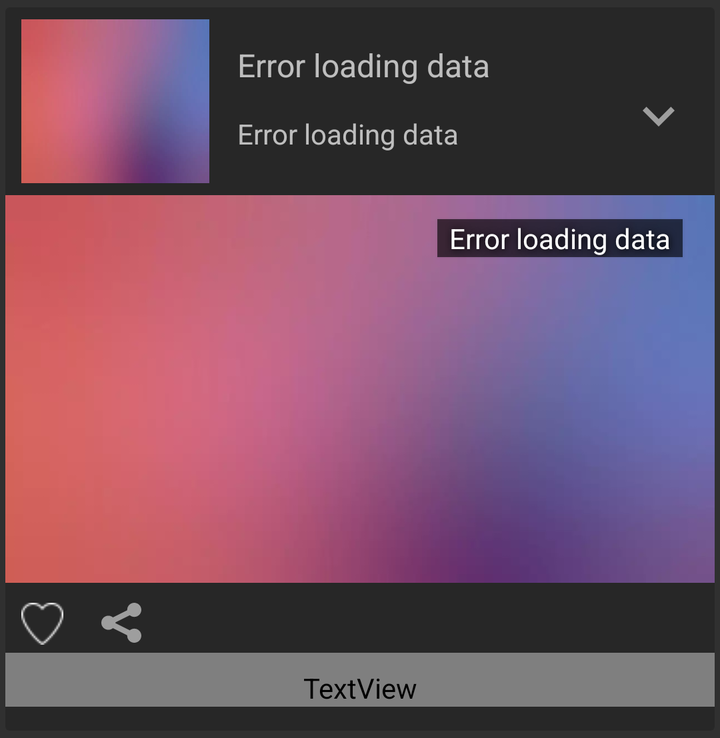
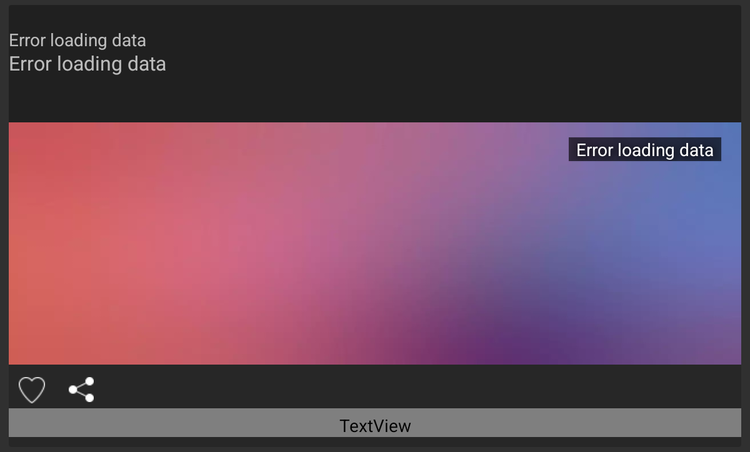

Two renders of one Android screen. The first uses the default layout on a phone; the second uses the alternative layout the repository ships for a different screen configuration, on a matching device. The two XML files are below.
<!-- AndroidManifest.xml: application theme Material.AppThemeDark.ActionBar -->
<!-- res/layout/video_card_expandable_item.xml -->
<?xml version="1.0" encoding="utf-8"?>
<androidx.cardview.widget.CardView xmlns:android="http://schemas.android.com/apk/res/android"
    xmlns:card_view="http://schemas.android.com/apk/res-auto"
    android:id="@+id/videoCardView"
    android:layout_gravity="center_horizontal"
    android:layout_width="match_parent"
    android:layout_height="wrap_content"
    android:layout_marginTop="0dp"
    android:layout_marginStart="0dp"
    android:layout_marginEnd="0dp"
    android:layout_marginBottom="0dp"
    card_view:cardBackgroundColor="@color/colorOnSurfaceDark40"
    card_view:cardElevation="0dp"
    card_view:cardUseCompatPadding="true"
    android:animateLayoutChanges="true"
    android:clickable="true"
    android:focusable="true"
    android:foreground="?android:attr/selectableItemBackground"
    card_view:cardCornerRadius="2dp">

    <RelativeLayout
        android:id="@+id/cardItemLayout"
        android:layout_width="match_parent"
        android:layout_height="wrap_content"
        >

        <RelativeLayout
            android:id="@+id/cardCollapsedLayout"
            android:layout_width="match_parent"
            android:layout_height="@dimen/card_collapsed_iconHeight">

            <ImageView
                android:id="@+id/imageViewIcon"
                android:background="@drawable/placeholder_video"
                android:layout_width="@dimen/card_collapsed_iconWidth"
                android:layout_height="@dimen/card_collapsed_iconHeight"
                android:layout_centerVertical="true"
                android:layout_marginTop="6dp"
                android:layout_marginBottom="6dp"
                android:layout_marginStart="@dimen/card_collapsed_paddingLeftIcon"
                android:layout_marginEnd="@dimen/card_collapsed_paddingRightIcon"
                android:contentDescription="VideoPoster"
                android:scaleType="centerCrop" />

            <TextView
                android:id="@+id/textViewTitle"
                android:layout_width="wrap_content"
                android:layout_height="@dimen/card_collapsed_titleHeight"
                android:layout_marginStart="0dp"
                android:layout_marginTop="@dimen/spacing_xxl"
                android:layout_toRightOf="@id/imageViewIcon"
                android:paddingTop="0dp"
                android:textSize="@dimen/textsize_m"
                android:text="@string/empty_textview"
                />

            <TextView
                android:id="@+id/text_view_year"
                android:layout_width="wrap_content"
                android:layout_height="@dimen/card_collapsed_subtitleHeight"
                android:layout_marginStart="0dp"
                android:layout_alignStart="@id/textViewTitle"
                android:layout_alignBottom="@id/textViewTitle"
                android:layout_marginBottom="-22dp"
                android:gravity="bottom"
                android:paddingBottom="1dp"
                android:textSize="@dimen/textsize_s"
                android:text="@string/empty_textview"/>

            <ImageView
                android:id="@+id/imageViewExpandMoreIcon"
                android:layout_width="32dp"
                android:layout_height="32dp"
                android:layout_below="@+id/text_view_year"
                android:layout_alignParentEnd="true"
                android:layout_marginTop="-14dp"
                android:layout_marginEnd="@dimen/spacing_l"
                android:background="@drawable/ic_expand_more_black_24dp"
                android:contentDescription="@string/more"
                android:visibility="visible"
                />

            <ImageView
                android:id="@+id/imageViewExpandLessIcon"
                android:layout_width="32dp"
                android:layout_height="32dp"
                android:layout_below="@+id/text_view_year"
                android:layout_alignParentEnd="true"
                android:layout_marginTop="-14dp"
                android:layout_marginEnd="@dimen/spacing_l"
                android:background="@drawable/ic_expand_less_black_24dp"
                android:contentDescription="@string/less"
                android:visibility="gone"
                />

        </RelativeLayout>

        <LinearLayout
            android:id="@+id/cardExpandedLayout"
            android:layout_width="match_parent"
            android:layout_height="wrap_content"

            android:orientation="vertical"
            android:layout_alignParentStart="true"
            android:layout_marginTop="@dimen/card_collapsed_layoutHeight">

            <FrameLayout
                android:layout_width="wrap_content"
                android:layout_height="wrap_content">


                <TextView
                    android:id="@+id/textViewRuntime"
                    android:layout_width="wrap_content"
                    android:layout_height="wrap_content"
                    android:paddingTop="0dp"
                    android:paddingBottom="0dp"
                    android:layout_gravity="right"
                    android:text="@string/empty_textview"
                    style="@style/VideoRuntimeOverlayText"
                    android:elevation="1dp" />

                <ImageView
                    android:id="@+id/imageViewPoster"
                    android:layout_width="match_parent"
                    android:layout_height="@dimen/card_expanded_imagePosterHeight"
                    android:layout_marginLeft="0dp"
                    android:layout_marginTop="0dp"
                    android:layout_marginRight="0dp"
                    android:layout_marginBottom="@dimen/spacing_xs"
                    android:background="@drawable/placeholder_video"
                    android:contentDescription="VideoPoster"
                    android:scaleType="centerCrop">

                </ImageView>

            </FrameLayout>


            <FrameLayout
                android:layout_width="match_parent"
                android:layout_height="wrap_content"
                android:orientation="horizontal">

                <ImageView
                    android:id="@+id/imageViewShareIcon"
                    android:contentDescription="@string/share"

                    android:layout_width="20dp"
                    android:layout_height="20dp"
                    android:layout_marginLeft="48dp"
                    android:layout_marginTop="@dimen/spacing_s"
                    android:layout_marginRight="@dimen/spacing_s"
                    android:layout_marginBottom="@dimen/spacing_xs"
                    android:background="@drawable/ic_sharethis_logo"
                    android:paddingLeft="2dp"
                    android:paddingTop="16dp"
                    android:paddingRight="24dp"
                    android:paddingBottom="16dp" />

                <ImageView
                    android:id="@+id/imageViewYtbSend"
                    android:contentDescription="@string/send_to_ytbe"
                    android:layout_width="20dp"
                    android:layout_height="20dp"
                    android:layout_marginLeft="48dp"
                    android:layout_marginTop="@dimen/spacing_s"
                    android:layout_marginRight="@dimen/spacing_s"
                    android:layout_marginBottom="@dimen/spacing_xs"
                    android:background="@drawable/ic_ytb"
                    android:paddingLeft="2dp"
                    android:paddingTop="16dp"
                    android:paddingRight="24dp"
                    android:paddingBottom="16dp"
                    android:visibility="gone"
                    />

                <ImageView
                    android:id="@+id/imageViewFavoriteEmptyIcon"
                    android:contentDescription="@string/favEmpyIcon"
                    android:layout_width="21dp"
                    android:layout_height="21dp"
                    android:layout_marginLeft="@dimen/spacing_m"
                    android:layout_marginTop="@dimen/spacing_s"
                    android:layout_marginRight="@dimen/spacing_s"
                    android:layout_marginBottom="@dimen/spacing_xs"
                    android:background="@drawable/ic_favorite_border_almost_white_24dp"
                    android:paddingLeft="16dp"
                    android:paddingTop="16dp"
                    android:paddingRight="8dp"
                    android:paddingBottom="16dp"
                    android:visibility="visible" />
            </FrameLayout>

            <TextView
                android:id="@+id/textViewOverview"
                android:layout_width="match_parent"
                android:layout_height="wrap_content"
                android:fontFamily="roboto"

                android:layout_marginBottom="@dimen/spacing_l"
                android:paddingStart="@dimen/spacing_m"
                android:paddingTop="@dimen/spacing_m"
                android:paddingEnd="@dimen/spacing_m"
                android:textSize="@dimen/textsize_m" />

        </LinearLayout>

    </RelativeLayout>

</androidx.cardview.widget.CardView>
<!-- resources referenced by this layout -->
<resources>
  <color name="colorOnSurfaceDark40">#30000000</color>
  <dimen name="card_collapsed_iconHeight">94dp</dimen>
  <dimen name="card_collapsed_iconWidth">94dp</dimen>
  <dimen name="card_collapsed_layoutHeight">94dp</dimen>
  <dimen name="card_collapsed_paddingLeftIcon">8dp</dimen>
  <dimen name="card_collapsed_paddingRightIcon">14dp</dimen>
  <dimen name="card_collapsed_subtitleHeight">22dp</dimen>
  <dimen name="card_collapsed_titleHeight">34dp</dimen>
  <dimen name="card_expanded_imagePosterHeight">194dp</dimen>
  <dimen name="spacing_l">12dp</dimen>
  <dimen name="spacing_m">8dp</dimen>
  <dimen name="spacing_s">6dp</dimen>
  <dimen name="spacing_xs">4dp</dimen>
  <dimen name="spacing_xxl">18dp</dimen>
  <dimen name="textsize_m">16sp</dimen>
  <dimen name="textsize_s">14sp</dimen>
  <!-- drawable ic_expand_less_black_24dp (drawable) -->
  <vector android:height="24dp" android:tint="#9E9E9E"
      android:viewportHeight="24.0" android:viewportWidth="24.0"
      android:width="24dp" xmlns:android="http://schemas.android.com/apk/res/android">
      <path android:fillColor="#FF000000" android:pathData="M12,8l-6,6 1.41,1.41L12,10.83l4.59,4.58L18,14z"/>
  </vector>
  <!-- drawable ic_expand_more_black_24dp (drawable) -->
  <vector android:height="24dp" android:tint="#9E9E9E"
      android:viewportHeight="24.0" android:viewportWidth="24.0"
      android:width="24dp" xmlns:android="http://schemas.android.com/apk/res/android">
      <path android:fillColor="#FF000000" android:pathData="M16.59,8.59L12,13.17 7.41,8.59 6,10l6,6 6,-6z"/>
  </vector>
  <!-- drawable ic_sharethis_logo (drawable) -->
  <vector android:height="20dp" android:viewportHeight="430.118" android:tint="#9E9E9E"
      android:viewportWidth="430.117" android:width="20dp" xmlns:android="http://schemas.android.com/apk/res/android">
      <path android:fillColor="#FF000000" android:pathData="M151.804,215.059c0,1.475 -0.336,2.856 -0.423,4.326l154.111,77.03c13.194,-11.173 30.075,-18.146 48.725,-18.146c41.925,0.009 75.9,33.985 75.9,75.905c0,41.967 -33.976,75.942 -75.9,75.942c-41.961,0 -75.9,-33.976 -75.9,-75.942c0,-1.512 0.336,-2.861 0.42,-4.326l-154.111,-77.035c-13.234,11.131 -30.075,18.104 -48.725,18.104c-41.922,0 -75.9,-33.938 -75.9,-75.858c0,-41.962 33.979,-75.945 75.9,-75.945c18.649,0 35.496,7.017 48.725,18.148l154.111,-77.035c-0.084,-1.473 -0.42,-2.858 -0.42,-4.368c0,-41.88 33.939,-75.859 75.9,-75.859c41.925,0 75.9,33.979 75.9,75.859c0,41.959 -33.976,75.945 -75.9,75.945c-18.691,0 -35.539,-7.017 -48.725,-18.19l-154.111,77.077C151.463,212.163 151.804,213.549 151.804,215.059z"/>
  </vector>
  <!-- drawable ic_ytb: png bitmap (drawable-v21, 1667 bytes) -->
  <string name="empty_textview">Error loading data</string>
  <string name="favEmpyIcon">Is not favorite</string>
  <string name="less">Less</string>
  <string name="more">More</string>
  <string name="send_to_ytbe">Sent to Player</string>
  <string name="share">Share</string>
  <style name="VideoRuntimeOverlayText">
          <item name="android:paddingLeft">@dimen/spacing_s</item>
          <item name="android:paddingRight">@dimen/spacing_s</item>
          <item name="android:paddingBottom">4dp</item>
          <item name="android:layout_marginTop">@dimen/spacing_l</item>
          <item name="android:layout_marginRight">@dimen/spacing_xl</item>
          <item name="android:textColor">#ffffffff</item>
          <item name="android:textSize">14sp</item>
          <item name="android:shadowColor">#000000</item>
          <item name="android:shadowDx">1</item>
          <item name="android:shadowDy">1</item>
          <item name="android:shadowRadius">8</item>
          <item name="android:background">@color/black_more_translucent</item>
      </style>
  <!-- from res/values-v23/ -->
  <style name="Material.AppThemeDark.ActionBar">
          <item name="windowActionBar">true</item>
          <item name="windowNoTitle">true</item>
  
      </style>
  <dimen name="spacing_xl">16dp</dimen>
  <color name="black_more_translucent">#99000000</color>
</resources>
<!-- res/layout-large/video_card_expandable_item.xml (the repository's variant of the layout above) -->
<!-- drawn on a 7-inch tablet held upright -->
<?xml version="1.0" encoding="utf-8"?>
<androidx.cardview.widget.CardView xmlns:android="http://schemas.android.com/apk/res/android"
    xmlns:card_view="http://schemas.android.com/apk/res-auto"
    android:id="@+id/videoCardView"
    android:layout_gravity="center_horizontal"
    android:layout_width="match_parent"
    android:layout_height="wrap_content"
    android:layout_marginTop="0dp"
    android:layout_marginStart="4dp"
    android:layout_marginEnd="4dp"
    card_view:cardBackgroundColor="@color/colorOnSurfaceDark40"
    card_view:cardElevation="0dp"
    card_view:cardUseCompatPadding="true"
    android:animateLayoutChanges="true"
    android:clickable="true"
    android:focusable="true"
    android:foreground="?android:attr/selectableItemBackground"
    card_view:cardCornerRadius="2dp">

    <RelativeLayout
        android:id="@+id/cardItemLayout"
        android:layout_width="match_parent"
        android:layout_height="wrap_content"
        >

        <RelativeLayout
            android:id="@+id/cardCollapsedLayout"
            android:layout_width="match_parent"
            android:layout_height="@dimen/card_collapsed_iconHeight"
            android:background="@color/colorOnSurfaceDark40"
            >

            <ImageView
                android:id="@+id/imageViewIcon"
                android:background="@drawable/placeholder_video"
                android:layout_width="@dimen/card_collapsed_iconWidth"
                android:layout_height="@dimen/card_collapsed_iconHeight"
                android:layout_centerVertical="true"
                android:layout_marginTop="6dp"
                android:layout_marginBottom="6dp"
                android:layout_marginStart="@dimen/card_collapsed_paddingLeftIcon"
                android:layout_marginEnd="@dimen/card_collapsed_paddingRightIcon"
                android:contentDescription="VideoPoster"
                android:scaleType="centerCrop"
                android:visibility="gone"
                />

            <TextView
                android:id="@+id/textViewTitle"
                android:layout_width="wrap_content"
                android:layout_height="@dimen/card_collapsed_titleHeight"
                android:layout_alignStart="@id/textViewSubtitle"
                android:layout_alignBottom="@id/textViewSubtitle"
                android:layout_marginStart="0dp"
                android:layout_marginBottom="-32dp"
                android:paddingTop="0dp"
                android:textSize="@dimen/textsize_m"
                android:text="@string/empty_textview"
                />
            <TextView
                android:id="@+id/textViewSubtitle"
                android:layout_width="wrap_content"
                android:layout_height="@dimen/card_collapsed_subtitleHeight"
                android:layout_marginStart="0dp"
                android:layout_marginTop="16dp"
                android:layout_toEndOf="@id/imageViewIcon"
                android:gravity="bottom"
                android:paddingBottom="1dp"
                android:textSize="@dimen/textsize_s"
                android:text="@string/empty_textview"/>


            <ImageView
                android:id="@+id/imageViewExpandMoreIcon"
                android:contentDescription="@string/more"

                android:layout_width="32dp"
                android:layout_height="32dp"
                android:layout_below="@+id/textViewTitle"
                android:layout_alignParentEnd="true"
                android:layout_marginTop="-14dp"
                android:layout_marginEnd="@dimen/spacing_l"
                android:background="@drawable/ic_expand_more_black_24dp"
                android:visibility="gone"
                />

            <ImageView
                android:id="@+id/imageViewExpandLessIcon"
                android:contentDescription="@string/less"

                android:layout_width="32dp"
                android:layout_height="32dp"
                android:layout_below="@+id/textViewTitle"
                android:layout_alignParentEnd="true"
                android:layout_marginTop="-14dp"
                android:layout_marginEnd="@dimen/spacing_l"
                android:background="@drawable/ic_expand_less_black_24dp"
                android:visibility="gone"
                />

        </RelativeLayout>

        <LinearLayout
            android:id="@+id/cardExpandedLayout"
            android:layout_width="match_parent"
            android:layout_height="wrap_content"
            android:orientation="vertical"
            android:layout_alignParentStart="true"
            android:layout_marginTop="@dimen/card_collapsed_layoutHeight"
            android:visibility="visible"
            >

            <FrameLayout
                android:layout_width="wrap_content"
                android:layout_height="wrap_content">

                <TextView
                    android:id="@+id/textViewRuntime"
                    android:layout_width="wrap_content"
                    android:layout_height="wrap_content"
                    android:paddingTop="0dp"
                    android:paddingBottom="0dp"
                    android:layout_gravity="right"
                    android:text="@string/empty_textview"
                    style="@style/VideoRuntimeOverlayText"
                    android:elevation="1dp" />

                <ImageView
                    android:id="@+id/imageViewPoster"
                    android:layout_width="match_parent"
                    android:layout_height="@dimen/card_expanded_imagePosterHeight"
                    android:layout_marginLeft="0dp"
                    android:layout_marginTop="0dp"
                    android:layout_marginRight="0dp"
                    android:layout_marginBottom="@dimen/spacing_xs"
                    android:background="@drawable/placeholder_video"
                    android:contentDescription="VideoPoster"
                    android:scaleType="centerCrop" />
            </FrameLayout>

            <FrameLayout
                android:layout_width="match_parent"
                android:layout_height="wrap_content"
                android:orientation="horizontal">

                <ImageView
                    android:id="@+id/imageViewShareIcon"
                    android:contentDescription="@string/share"
                    android:layout_width="20dp"
                    android:layout_height="20dp"
                    android:layout_marginStart="48dp"
                    android:layout_marginTop="@dimen/spacing_s"
                    android:layout_marginEnd="@dimen/spacing_s"
                    android:layout_marginBottom="@dimen/spacing_xs"
                    android:background="@drawable/ic_share_white_24dp"
                    android:paddingStart="4dp"
                    android:paddingTop="8dp"
                    android:paddingEnd="24dp"
                    android:paddingBottom="16dp" />

                <ImageView
                    android:id="@+id/imageViewYtbSend"
                    android:contentDescription="@string/send_to_ytbe"
                    android:layout_width="20dp"
                    android:layout_height="20dp"
                    android:layout_marginLeft="48dp"
                    android:layout_marginTop="@dimen/spacing_s"
                    android:layout_marginRight="@dimen/spacing_s"
                    android:layout_marginBottom="@dimen/spacing_xs"
                    android:background="@drawable/ic_ytb"
                    android:paddingLeft="2dp"
                    android:paddingTop="16dp"
                    android:paddingRight="24dp"
                    android:paddingBottom="16dp"
                    android:visibility="gone"
                    />

                <ImageView
                    android:id="@+id/imageViewFavoriteEmptyIcon"
                    android:contentDescription="@string/favEmpyIcon"
                    android:layout_width="21dp"
                    android:layout_height="21dp"
                    android:layout_marginStart="@dimen/spacing_m"
                    android:layout_marginTop="@dimen/spacing_s"
                    android:layout_marginEnd="@dimen/spacing_s"
                    android:layout_marginBottom="@dimen/spacing_xs"
                    android:background="@drawable/ic_favorite_border_almost_white_24dp"
                    android:paddingStart="16dp"
                    android:paddingTop="8dp"
                    android:paddingEnd="4dp"
                    android:paddingBottom="16dp"
                    android:visibility="visible" />

            </FrameLayout>

            <TextView
                android:id="@+id/textViewOverview"
                android:layout_width="match_parent"
                android:layout_height="wrap_content"
                android:fontFamily="roboto"
                android:layout_marginBottom="@dimen/spacing_m"
                android:paddingStart="@dimen/spacing_m"
                android:paddingTop="@dimen/spacing_xs"
                android:paddingEnd="@dimen/spacing_m"
                android:textSize="@dimen/textsize_m" />

        </LinearLayout>


    </RelativeLayout>



</androidx.cardview.widget.CardView>
<!-- resources referenced by the variant -->
<!-- as a 7-inch tablet held upright resolves them -->
<resources>
  <color name="colorOnSurfaceDark40">#30000000</color>
  <dimen name="card_collapsed_iconHeight">94dp</dimen>
  <dimen name="card_collapsed_iconWidth">94dp</dimen>
  <dimen name="card_collapsed_layoutHeight">94dp</dimen>
  <dimen name="card_collapsed_paddingLeftIcon">8dp</dimen>
  <dimen name="card_collapsed_paddingRightIcon">14dp</dimen>
  <dimen name="card_collapsed_subtitleHeight">22dp</dimen>
  <dimen name="card_collapsed_titleHeight">34dp</dimen>
  <dimen name="card_expanded_imagePosterHeight">194dp</dimen>
  <!-- from res/values-w600dp/ -->
  <dimen name="spacing_l">12dp</dimen>
  <!-- from res/values-w600dp/ -->
  <dimen name="spacing_m">8dp</dimen>
  <!-- from res/values-w600dp/ -->
  <dimen name="spacing_s">6dp</dimen>
  <!-- from res/values-w600dp/ -->
  <dimen name="spacing_xs">4dp</dimen>
  <!-- from res/values-w600dp/ -->
  <dimen name="textsize_m">16sp</dimen>
  <!-- from res/values-w600dp/ -->
  <dimen name="textsize_s">14sp</dimen>
  <!-- drawable ic_expand_less_black_24dp (drawable) -->
  <vector android:height="24dp" android:tint="#9E9E9E"
      android:viewportHeight="24.0" android:viewportWidth="24.0"
      android:width="24dp" xmlns:android="http://schemas.android.com/apk/res/android">
      <path android:fillColor="#FF000000" android:pathData="M12,8l-6,6 1.41,1.41L12,10.83l4.59,4.58L18,14z"/>
  </vector>
  <!-- drawable ic_expand_more_black_24dp (drawable) -->
  <vector android:height="24dp" android:tint="#9E9E9E"
      android:viewportHeight="24.0" android:viewportWidth="24.0"
      android:width="24dp" xmlns:android="http://schemas.android.com/apk/res/android">
      <path android:fillColor="#FF000000" android:pathData="M16.59,8.59L12,13.17 7.41,8.59 6,10l6,6 6,-6z"/>
  </vector>
  <!-- drawable ic_favorite_border_almost_white_24dp: png bitmap (drawable, 460 bytes) -->
  <!-- drawable ic_share_white_24dp: png bitmap (drawable, 313 bytes) -->
  <!-- drawable ic_ytb: png bitmap (drawable-v21, 1667 bytes) -->
  <!-- drawable placeholder_video: webp bitmap (drawable, 4072 bytes) -->
  <string name="empty_textview">Error loading data</string>
  <string name="favEmpyIcon">Is not favorite</string>
  <string name="less">Less</string>
  <string name="more">More</string>
  <string name="send_to_ytbe">Sent to Player</string>
  <string name="share">Share</string>
  <style name="VideoRuntimeOverlayText">
          <item name="android:paddingLeft">@dimen/spacing_s</item>
          <item name="android:paddingRight">@dimen/spacing_s</item>
          <item name="android:paddingBottom">4dp</item>
          <item name="android:layout_marginTop">@dimen/spacing_l</item>
          <item name="android:layout_marginRight">@dimen/spacing_xl</item>
          <item name="android:textColor">#ffffffff</item>
          <item name="android:textSize">14sp</item>
          <item name="android:shadowColor">#000000</item>
          <item name="android:shadowDx">1</item>
          <item name="android:shadowDy">1</item>
          <item name="android:shadowRadius">8</item>
          <item name="android:background">@color/black_more_translucent</item>
      </style>
  <!-- from res/values-v23/ -->
  <style name="Material.AppThemeDark.ActionBar">
          <item name="windowActionBar">true</item>
          <item name="windowNoTitle">true</item>
  
      </style>
  <!-- from res/values-w600dp/ -->
  <dimen name="spacing_xl">16dp</dimen>
  <color name="black_more_translucent">#99000000</color>
</resources>
